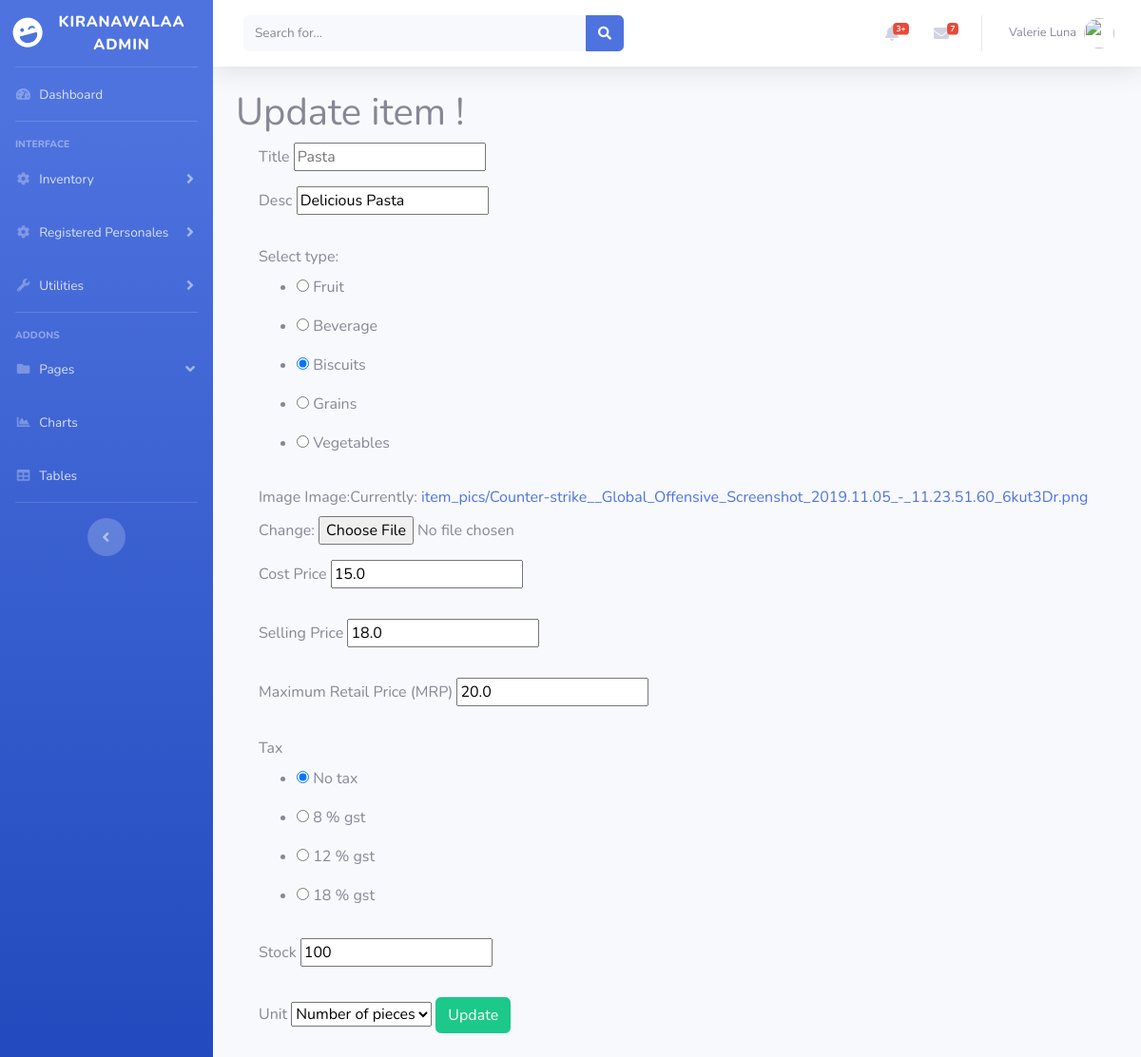
/inventory/item/11 (signed in), run on the app's committed database.
### inventory/models.py (models this page shows, shortened)
class Item(models.Model):
    title = models.CharField(max_length=100)
    desc = models.CharField(max_length=1000)
    category = models.CharField(max_length=40)
    cprice = models.FloatField()
    sprice = models.FloatField()
    mrp = models.FloatField()
    tax = models.FloatField(default=0.00)
    stock = models.PositiveIntegerField()
    units = models.CharField(max_length=10)
    image = models.ImageField(default="default2.jpg", upload_to='item_pics')
    created_at = models.DateTimeField(auto_now_add=True)
    updated_at = models.DateTimeField(auto_now=True)

### inventory/views.py (the view, shortened to what this page needs)
# urls.py: path("item/<int:pk>", views.update, name="post-update"),
def update(request, pk):
    if request.user.is_staff:
        instance1 = get_object_or_404(Item, id=pk)
        u_form = ItemUpdateForm(request.POST, request.FILES, instance=instance1)
        context = {"u_form": u_form, "item": instance1}
        return render(request, "inventory/item-update.html", context)
    else:
        messages.warning(request, f"Not an Admin")
        return redirect("/")

### inventory/forms.py
class ItemUpdateForm(forms.ModelForm):
    class Meta:
        model = Item
        fields = ["image"]

### inventory/templates/inventory/item-update.html (shortened to what this page needs)
{% extends "dashboard/blank.html" %}
{% load crispy_forms_tags %}
{% block content %}
<h1>Update item !</h1>
<div class="container center-block">
         <div class="content-section">
                                <form method="POST" enctype="multipart/form-data" action="">
                                        {% load widget_tweaks %}
                                        <label for="title">Title</label>
                                    <input type="text" name="title" placeholder="{{item.title}}" value="" maxlength="100" class="form-group" required id="title">
                                </div>
                                <div class="form-group">
                                    <label for="desc">Desc</label>
                                    <input type="text" name="desc" value="{{item.desc}}" maxlength="1000" class="form-group" required id="desc">
                                </div>
                                <div class="form-group">
                                    <label for="category_0">Select type: </label>
                                    <ul id="category" class="form-group">
                <li><label for="category_0"><input {% if item.category == "fruit" %}checked{% endif %} type="radio" name="category" value="fruit" class="form-group" required id="category_0">
            Fruit</label>
            </li>
                <li><label for="category_1"><input {% if item.category == "beverage" %}checked{% endif %} type="radio" name="category" value="beverage" class="form-group" required id="category_1">
            Beverage</label>
            </li>
                <li><label for="category_2"><input {% if item.category == "biscuit" %}checked{% endif %} type="radio" name="category" value="biscuit" class="form-group" required id="category_2">
            Biscuits</label>
            </li>
                <li><label for="category_3"><input {% if item.category == "grains" %}checked{% endif %} type="radio" name="category" value="grains" class="form-group" required id="category_3">
            Grains</label>
            </li>
                <li><label for="category_4"><input {% if item.category == "vegetables" %}checked{% endif %} type="radio" name="category" value="vegetables" class="form-group" required id="category_4">
            Vegetables</label>
            </li>
            </ul>
                                </div>
                                        <div class="form-group">
                                            <label for="{{ u_form.image.id_for_label }}">{{ u_form.image.label }}</label>
                                            {{ u_form  }}
                                        </div>
                                <div class="form-group">
                                    <label for="cprice">Cost Price</label>
                                    <input type="number" value="{{item.cprice}}" name="cprice" step="any" class="form-group" required id="cprice">
                                </div>
                                <div class="form-group">
                                    <label for="sprice">Selling Price</label>
                                    <input type="number" value="{{item.sprice}}" name="sprice" step="any" class="form-group" required id="sprice">
                                </div>
                                <div class="form-group">
                                    <label for="mrp">Maximum Retail Price (MRP) </label>
                                    <input type="number" value="{{item.mrp}}" name="mrp" step="any" class="form-group" required id="mrp">
                                </div>
                                <div class="form-group">
                                    <label for="tax_0">Tax</label>
                                    <ul id="tax" class="form-group">
                                        <li><label for="tax_0"><input {% if item.tax == 0 %}checked{% endif %} type="radio" name="tax" value="0.0" class="form-group" id="tax_0">
                                    No tax</label>
                                        </li>
                                            <li><label for="tax_1"><input {% if item.tax == 8 %}checked{% endif %} type="radio" name="tax" value="8.0" class="form-group" id="tax_1">
                                        8 % gst</label>
                                        </li>
                                            <li><label for="tax_2"><input {% if item.tax == 12 %}checked{% endif %} type="radio" name="tax" value="12.0" class="form-group" id="tax_2">
                                        12 % gst</label>
                                        </li>
                                            <li><label for="tax_3"><input {% if item.tax == 18 %}checked{% endif %} type="radio" name="tax" value="18.0" class="form-group" id="tax_3">
                                        18 % gst</label>
                                        </li>
                                    </ul>
                                </div>
                                <div class="form-group">
                                    <label for="stock">Stock</label>
                                    <input type="number" value="{{item.stock}}" name="stock" min="0" class="form-group" required id="stock">
                                </div>
                                <div class="form-group">
                                    <label for="units">Unit</label>
                                    <select name="units" class="form-group" id="units">
                                    <option {% if item.units == "Nos" %}selected{% endif %} value="Nos">Number of pieces</option>
                                    </select>
                                    <button class="btn btn-success" type="submit">Update</button>
                        </div>
                    </div>
                </div>
            </div>
    </div>
</div>
{% endblock content %}

### data on the page
Item: title "Pasta", desc "Delicious Pasta", category "☐ Select type:", category "☐ Beverage", category "☑ Biscuits", category "☐ Grains", category "☐ Vegetables", cprice "15.0", sprice "18.0", mrp "20.0", tax "☑ Tax", tax "☐ 8 % gst", tax "☐ 12 % gst", tax "☐ 18 % gst", stock "100", units "Number of pieces"

### other printed values
{{ u_form.image.label }} "Image"
